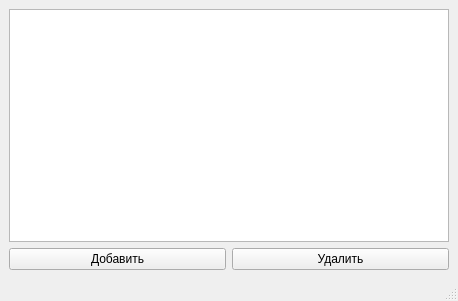
<?xml version="1.0" encoding="UTF-8"?>
<ui version="4.0">
 <class>MainWindow</class>
 <widget class="QMainWindow" name="MainWindow">
  <property name="geometry">
   <rect>
    <x>0</x>
    <y>0</y>
    <width>458</width>
    <height>301</height>
   </rect>
  </property>
  <property name="windowTitle">
   <string>MainWindow</string>
  </property>
  <widget class="QWidget" name="centralwidget">
   <layout class="QGridLayout" name="gridLayout">
    <item row="0" column="0" colspan="2">
     <widget class="QTableView" name="tableView"/>
    </item>
    <item row="1" column="0">
     <widget class="QPushButton" name="pushButton">
      <property name="text">
       <string>Добавить</string>
      </property>
     </widget>
    </item>
    <item row="1" column="1">
     <widget class="QPushButton" name="pushButton_2">
      <property name="text">
       <string>Удалить</string>
      </property>
     </widget>
    </item>
   </layout>
  </widget>
  <widget class="QMenuBar" name="menubar">
   <property name="geometry">
    <rect>
     <x>0</x>
     <y>0</y>
     <width>458</width>
     <height>21</height>
    </rect>
   </property>
  </widget>
  <widget class="QStatusBar" name="statusbar"/>
 </widget>
 <resources/>
 <connections/>
</ui>
